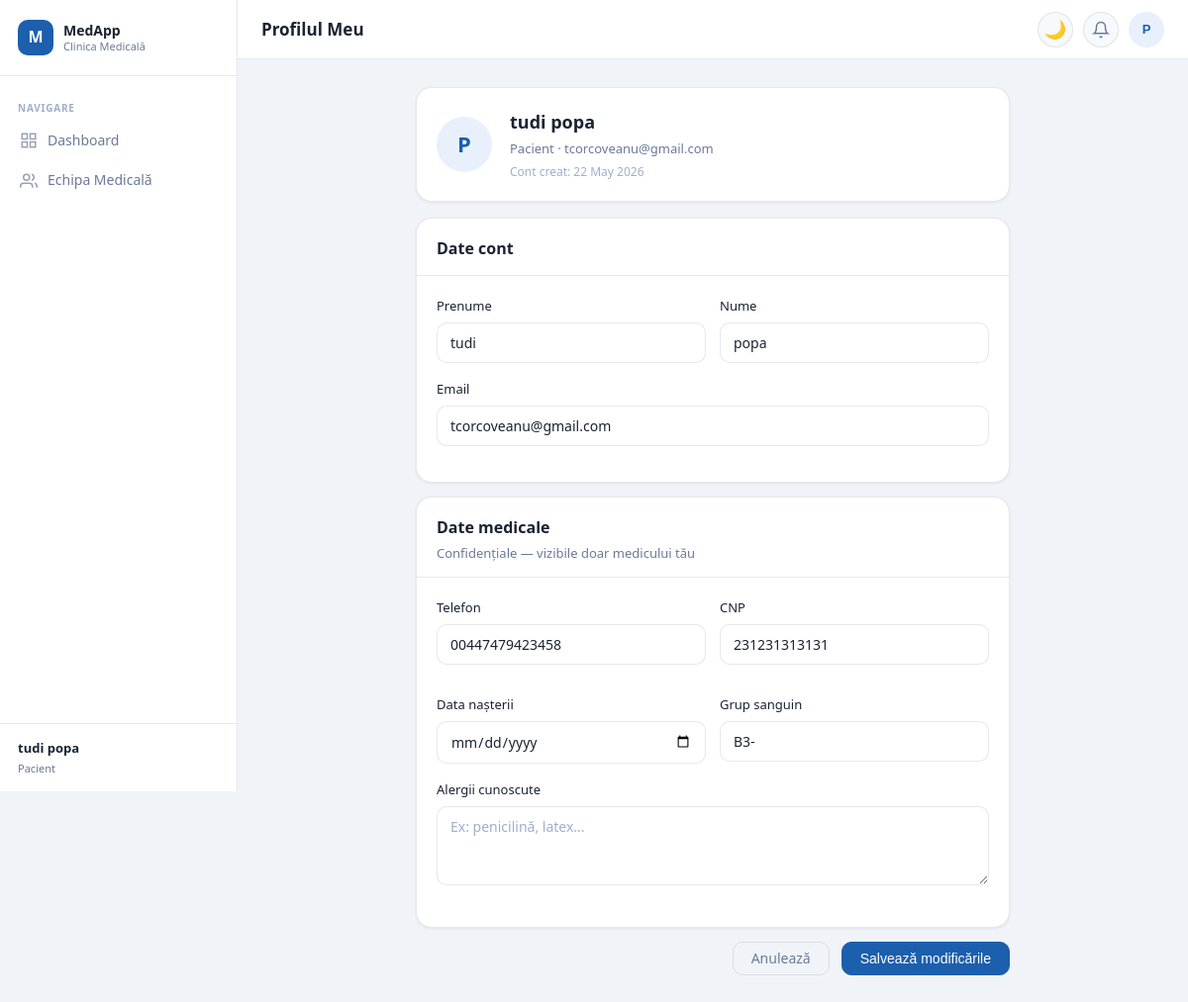
Page /profile/edit/ (signed in) on the committed database.
### accounts/models.py (models this page shows, shortened)
class CustomUser(AbstractUser):
    is_patient = models.BooleanField(default=False)
    is_doctor  = models.BooleanField(default=False)
    is_admin   = models.BooleanField(default=False)
    def get_role_label(self):
        if self.is_superuser or self.is_staff:
            return 'Admin'
        if self.is_doctor:
            return 'Medic'
        if self.is_patient:
            return 'Pacient'
        return 'Utilizator'

class PatientProfile(models.Model):
    user       = models.OneToOneField(CustomUser, on_delete=models.CASCADE, related_name='patient_profile')
    cnp        = models.CharField(max_length=13, blank=True, default='')
    birth_date = models.DateField(null=True, blank=True)
    blood_type = models.CharField(max_length=5, blank=True, default='')
    allergies  = models.TextField(blank=True, default='')
    phone      = models.CharField(max_length=20, blank=True, default='')

### accounts/views.py (the view)
# urls.py: path('profile/edit/',                           profile_edit,        name='profile_edit'),
@login_required(login_url='login')
def profile_edit(request):
    if not getattr(request.user, 'is_patient', False):
        return redirect('home')
    profile, _ = PatientProfile.objects.get_or_create(user=request.user)
    if request.method == 'POST':
        user_form    = PatientUserForm(request.POST, instance=request.user)
        profile_form = PatientProfileForm(request.POST, instance=profile)
        if user_form.is_valid() and profile_form.is_valid():
            user_form.save()
            profile_form.save()
            AuditLog.log(request, AuditLog.Action.PROFILE_UPDATED)
            messages.success(request, 'Profilul a fost actualizat!')
            return redirect('patient_dashboard')
    else:
        user_form    = PatientUserForm(instance=request.user)
        profile_form = PatientProfileForm(instance=profile)
    notif_list, notif_count = _get_notifications(request.user)
    return render(request, 'profile_edit.html', {
        'user_form':    user_form,
        'profile_form': profile_form,
        'profile':      profile,
        'notif_list':   notif_list,
        'notif_count':  notif_count,
    })

### accounts/forms.py
class PatientUserForm(forms.ModelForm):
    class Meta:
        model   = CustomUser
        fields  = ['first_name', 'last_name', 'email']
        widgets = {
            'first_name': forms.TextInput(attrs={**FA, 'placeholder': 'Prenume'}),
            'last_name':  forms.TextInput(attrs={**FA, 'placeholder': 'Nume'}),
            'email':      forms.EmailInput(attrs={**FA, 'placeholder': 'Email'}),
        }

class PatientProfileForm(forms.ModelForm):
    class Meta:
        model   = PatientProfile
        fields  = ['phone', 'cnp', 'birth_date', 'blood_type', 'allergies']
        widgets = {
            'phone':      forms.TextInput(attrs={**FA, 'placeholder': '07xx xxx xxx'}),
            'cnp':        forms.TextInput(attrs={**FA, 'placeholder': '13 cifre', 'maxlength': '13'}),
            'birth_date': forms.DateInput(attrs={**FA, 'type': 'date'}),
            'blood_type': forms.TextInput(attrs={**FA, 'placeholder': 'Ex: A+, O-, AB+'}),
            'allergies':  forms.Textarea(attrs={**FA, 'rows': 3, 'placeholder': 'Ex: penicilină, latex...'}),
        }

### accounts/views.py (called while the page is built)
def _get_notifications(user):
    confirmed = Appointment.objects.filter(
        patient=user,
        is_confirmed=True,
        date_time__gte=timezone.now(),
    ).select_related('doctor').order_by('date_time')[:5]
    return confirmed, confirmed.count()

### templates/profile_edit.html (shortened to what this page needs)
{% extends 'base.html' %}
{% load static %}
{% block page_title %}Profilul Meu{% endblock %}
{% block content %}
<div style="max-width:600px;margin:0 auto;">
    <div class="card" style="margin-bottom:16px;">
        <div class="card-body" style="display:flex;align-items:center;gap:18px;">
            <div style="width:56px;height:56px;border-radius:50%;background:var(--c-primary-lt);color:var(--c-primary);font-weight:700;font-size:22px;display:flex;align-items:center;justify-content:center;flex-shrink:0;">
                {{ user.username|first|upper }}
            </div>
            <div>
                <div style="font-size:18px;font-weight:600;color:var(--text);">
                    {{ user.get_full_name|default:user.username }}
                </div>
                <div style="font-size:13px;color:var(--text-muted);margin-top:2px;">
                    Pacient · {{ user.email }}
                </div>
                <div style="font-size:12px;color:var(--text-faint);margin-top:3px;">
                    Cont creat: {{ user.date_joined|date:"d M Y" }}
                </div>
            </div>
        </div>
    </div>
    <form method="POST" action="" novalidate>
        <div class="card" style="margin-bottom:14px;">
            <div class="card-header">
                <div class="card-title">Date cont</div>
            </div>
            <div class="card-body">
                <div style="display:grid;grid-template-columns:1fr 1fr;gap:14px;">
                    <div class="form-group">
                        <label class="form-label">Prenume</label>
                        {{ user_form.first_name }}
                    </div>
                    <div class="form-group">
                        <label class="form-label">Nume</label>
                        {{ user_form.last_name }}
                    </div>
                </div>
                <div class="form-group">
                    <label class="form-label">Email</label>
                    {{ user_form.email }}
                </div>
            </div>
        </div>
        <div class="card" style="margin-bottom:14px;">
            <div class="card-header">
                <div class="card-title">Date medicale</div>
                <div class="card-subtitle">Confidențiale — vizibile doar medicului tău</div>
            </div>
            <div class="card-body">
                <div style="display:grid;grid-template-columns:1fr 1fr;gap:14px;">
                    <div class="form-group">
                        <label class="form-label">Telefon</label>
                        {{ profile_form.phone }}
                    </div>
                    <div class="form-group">
                        <label class="form-label">CNP</label>
                        {{ profile_form.cnp }}
                    </div>
                    <div class="form-group">
                        <label class="form-label">Data nașterii</label>
                        {{ profile_form.birth_date }}
                    </div>
                    <div class="form-group">
                        <label class="form-label">Grup sanguin</label>
                        {{ profile_form.blood_type }}
                    </div>
                </div>
                <div class="form-group">
                    <label class="form-label">Alergii cunoscute</label>
                    {{ profile_form.allergies }}
                </div>
            </div>
        </div>
        <div style="display:flex;gap:12px;justify-content:flex-end;">
            <a href="{% url 'patient_dashboard' %}" class="btn btn-ghost">Anulează</a>
            <button type="submit" class="btn btn-primary">Salvează modificările</button>
        </div>
    </form>
</div>
{% endblock %}

### templates/base.html (shortened to what this page needs)
{% load static %}
<!DOCTYPE html>
<html lang="ro" data-theme="light">
<head>
    <link rel="stylesheet" href="{% static 'css/style.css' %}">
</head>
<body>
<div class="page-wrapper">
    <aside class="sidebar" id="sidebar">
        <div class="sidebar-brand">
            <div class="sidebar-logo">M</div>
            <div class="sidebar-brand-text">
                MedApp
                <span>Clinica Medicală</span>
            </div>
        </div>
        <nav class="sidebar-nav">
            <div class="sidebar-section-label">Navigare</div>
            {% if user.is_patient %}
                <a href="{% url 'patient_dashboard' %}" class="sidebar-link {% block nav_dashboard %}{% endblock %}">
                    <svg viewBox="0 0 24 24" fill="none" stroke="currentColor" stroke-width="2" aria-hidden="true"><rect x="3" y="3" width="7" height="7"/><rect x="14" y="3" width="7" height="7"/><rect x="14" y="14" width="7" height="7"/><rect x="3" y="14" width="7" height="7"/></svg>
                    Dashboard
                </a>
                <a href="{% url 'doctors_list' %}" class="sidebar-link {% block nav_doctors %}{% endblock %}">
                    <svg viewBox="0 0 24 24" fill="none" stroke="currentColor" stroke-width="2" aria-hidden="true"><path d="M17 21v-2a4 4 0 0 0-4-4H5a4 4 0 0 0-4 4v2"/><circle cx="9" cy="7" r="4"/><path d="M23 21v-2a4 4 0 0 0-3-3.87"/><path d="M16 3.13a4 4 0 0 1 0 7.75"/></svg>
                    Echipa Medicală
                </a>
            {% endif %}
        </nav>
        <div style="padding:14px 18px;border-top:1px solid var(--border);">
            <div style="font-size:13px;font-weight:600;color:var(--text);">
                {{ user.get_full_name|default:user.username }}
            </div>
            <div style="font-size:11px;color:var(--text-muted);margin-top:2px;">
                {{ user.get_role_label }}
            </div>
        </div>
    </aside>
    <div class="main-content">
        <header class="topbar">
            <span class="topbar-title">{% block page_title %}Dashboard{% endblock %}</span>
            <div class="topbar-actions">
                <button class="theme-toggle" id="theme-toggle-btn"
                        onclick="toggleTheme()" aria-label="Comută tema">🌙</button>
                {% if user.is_patient %}
                <div class="notif-wrapper" id="notifWrapper">
                    <button class="notif-btn" id="notifBtn"
                            onclick="toggleNotif(event)" aria-label="Notificări">
                        <svg width="18" height="18" viewBox="0 0 24 24" fill="none"
                             stroke="currentColor" stroke-width="2" aria-hidden="true">
                            <path d="M18 8A6 6 0 0 0 6 8c0 7-3 9-3 9h18s-3-2-3-9"/>
                            <path d="M13.73 21a2 2 0 0 1-3.46 0"/>
                        </svg>
                    </button>
                </div>
                {% endif %}
                <div class="avatar-menu" id="avatarMenu">
                    <button class="user-avatar" id="avatarBtn"
                            onclick="toggleAvatarMenu(event)"
                            aria-haspopup="true" aria-expanded="false">
                        {{ user.username|first|upper }}
                    </button>
                </div>
            </div>
        </header>
        <main class="page-content">
            {% block content %}{% endblock %}
        </main>
    </div>
</div>
</body>
</html>

### templates/base.html (style rules this page uses)
.notif-wrapper { position: relative; }
.notif-btn { width: 36px; height: 36px; border-radius: 50%; border: 1px solid var(--border); background: var(--surface-2); cursor: pointer; display: flex; align-items: center; justify-content: center; color: var(--text-muted); position: relative; transition: var(--transition); }

### rows in the picture
CustomUser: get_full_name "tudi popa", get_role_label "Pacient", username|first "P", email "tcorcoveanu@gmail.com", date_joined "22 May 2026", first_name "tudi", last_name "popa"
PatientProfile: phone "00447479423458", cnp "231231313131", blood_type "B3-"
